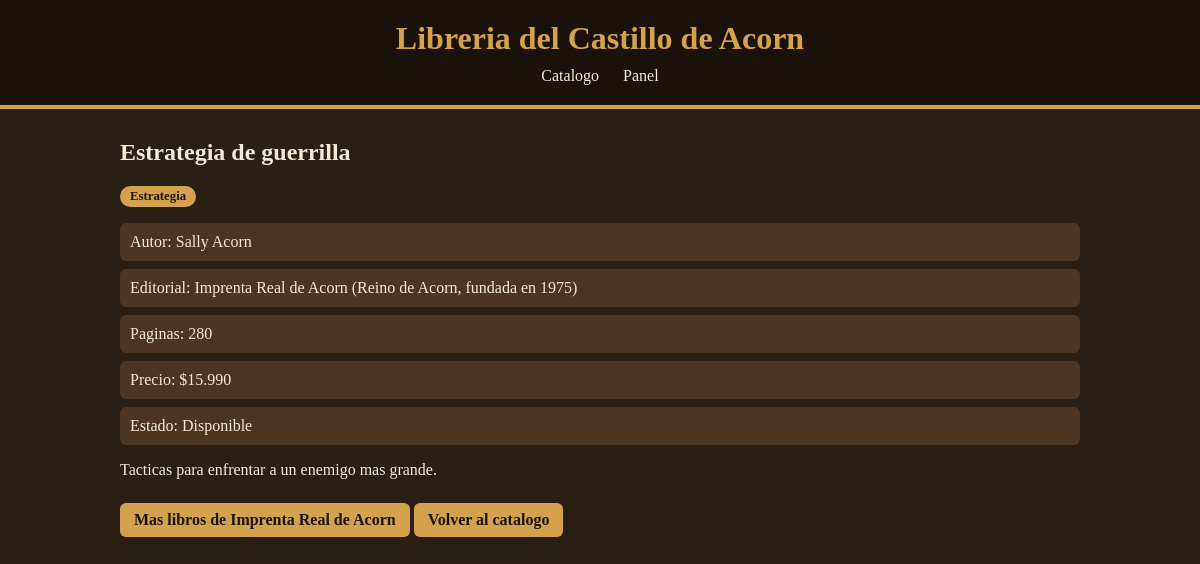
The page /libro/4/ on the database its author committed.
### catalogo/models.py (models this page shows, shortened)
class Libro(models.Model):
    GENEROS = [
        ('aventura', 'Aventura'),
        ('historia', 'Historia'),
        ('ciencia', 'Ciencia'),
        ('estrategia', 'Estrategia'),
    ]
    editorial = models.ForeignKey(
        Editorial,
        on_delete=models.PROTECT,
        related_name='libros',
    )
    titulo = models.CharField(max_length=120)
    autor = models.CharField(max_length=80)
    genero = models.CharField(max_length=15, choices=GENEROS)
    paginas = models.PositiveSmallIntegerField()
    precio = models.PositiveIntegerField()
    disponible = models.BooleanField(default=True)
    sinopsis = models.TextField(blank=True)
    class Meta:
        ordering = ['titulo']
    @property
    def precio_clp(self):
        return f"${self.precio:,}".replace(",",".")

class Editorial(models.Model):
    nombre = models.CharField(max_length=80, unique=True)
    pais = models.CharField(max_length=60)
    fundada = models.PositiveSmallIntegerField()
    activa = models.BooleanField(default=True)
    class Meta:
        ordering = ['nombre']

### catalogo/views.py (the view)
# urls.py: path("libro/<int:id>/", views.detalle, name="detalle"),
def detalle(request, id):
    libro = get_object_or_404(Libro.objects.select_related('editorial'), id=id)
    return render(request, 'catalogo/detalle.html', {'libro': libro})

### catalogo/templates/catalogo/detalle.html (shortened to what this page needs)
{% extends 'base.html' %}
{% block contenido %}
    <h2>{{ libro.titulo }}</h2>
    <span class="genero">{{ libro.get_genero_display }}</span>
    <ul class="datos">
        <li>Autor: {{ libro.autor }}</li>
        <li>Editorial: {{ libro.editorial.nombre }} ({{ libro.editorial.pais }}, fundada en {{ libro.editorial.fundada }})</li>
        <li>Paginas: {{ libro.paginas }}</li>
        <li>Precio: {{ libro.precio_clp }}</li>
        <li>Estado: {{ libro.disponible|yesno:"Disponible,Agotado" }}</li>
    </ul>
    {{ libro.sinopsis|default:"Sin sinopsis."|linebreaks }}
    <a href="{% url 'catalogo:inicio' %}?editorial={{ libro.editorial.id }}" class="boton">Mas libros de {{ libro.editorial.nombre }}</a>
    <a href="{% url 'catalogo:inicio' %}" class="boton">Volver al catalogo</a>
{% endblock %}

### static/css/libreria.css (style rules this page uses)
body { background-color: #2a1f14; color: #f5ead8; font-family: Georgia, 'Times New Roman', serif; margin: 0; }
.tarjeta a, .boton { display: inline-block; margin-top: 8px; background-color: #d4a24c; color: #1b130b; padding: 8px 14px; border-radius: 6px; text-decoration: none; font-weight: bold; }
.genero { display: inline-block; background-color: #d4a24c; color: #1b130b; padding: 3px 10px; border-radius: 12px; font-size: 0.8rem; font-weight: bold; }
.datos { list-style: none; padding: 0; }
.datos li { background-color: #4a3622; margin: 8px 0; padding: 10px; border-radius: 6px; }

### rows shown on the page
Libro: titulo "Estrategia de guerrilla", genero "Estrategia", autor "Sally Acorn", editorial.nombre "Imprenta Real de Acorn", editorial.pais "Reino de Acorn", editorial.fundada "1975", paginas "280", precio_clp "$15.990", disponible "Disponible", sinopsis "Tacticas para enfrentar a un enemigo mas grande."
